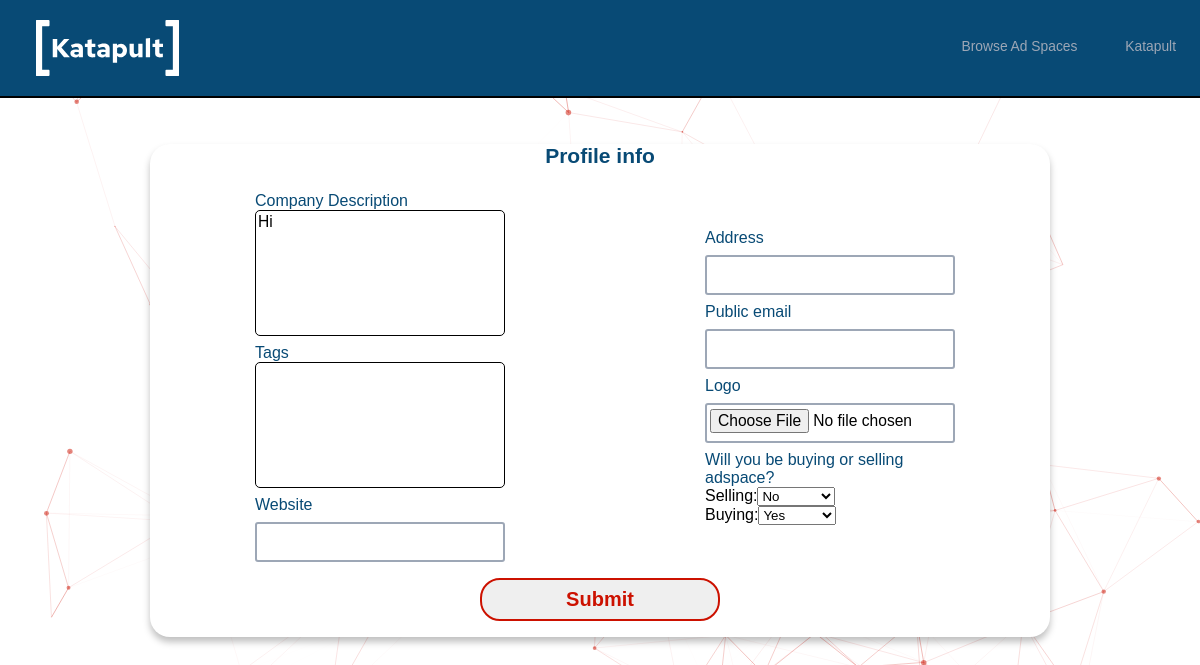
/more-info/ (signed in), run on an earlier commit of the app's database.
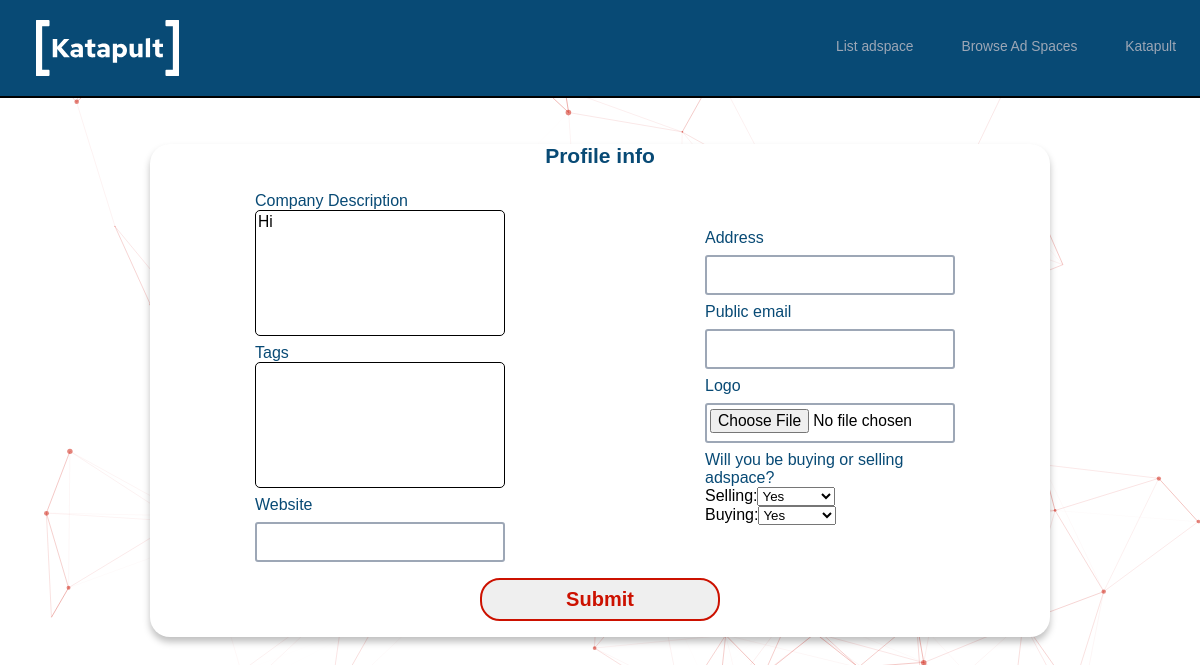
And on a later commit of the database.
### users/models.py (models this page shows, shortened)
class Account(AbstractBaseUser):
    username = None
    email = models.EmailField(verbose_name=_("Email"), max_length=150, unique=True)
    name = models.CharField(verbose_name=_("Company name"), max_length=150)
    date_joined = models.DateTimeField(verbose_name=_("date joined"), auto_now_add=True)
    last_login = models.DateTimeField(verbose_name=_("last login"), auto_now=True)
    phone = models.CharField(_("Phone number"), max_length=15)
    is_active = models.BooleanField(default=True)
    is_staff = models.BooleanField(default=False)
    is_admin = models.BooleanField(default=False)
    description = models.TextField(verbose_name=_("Company description"),blank=True, null=True)
    public_email = models.EmailField(verbose_name=_("Email"), blank=True, null=True)
    website = models.URLField(verbose_name=_("Website"),blank=True, null=True)
    tags = models.TextField(verbose_name=_("Tags"),blank=True, null=True)
    address = models.CharField(max_length=50,blank=True, null=True)
    logo = models.ImageField(blank=True, null=True)
    is_seller = models.BooleanField(default=True, blank=True, null=True)
    is_buyer = models.BooleanField(default=True,blank=True, null=True)
    USERNAME_FIELD = 'email'
    REQUIRED_FIELDS = ['name']
    objects = MyAccountManager()

### users/views.py (the view)
# urls.py: path("more-info/", user_views.more_info, name="more-info")
@login_required
def more_info(request):
    context = {}
    if request.method == "GET":
        context["form"] = MoreInfoForm(instance=request.user)
    else:
        form = MoreInfoForm(request.POST, instance=request.user)
        context["form"] = form
        if form.is_valid():
            user = form.save()
            return HttpResponseRedirect(reverse('profile'))
    return render(request, "users/moreinfo.html", context)

### users/forms.py
class MoreInfoForm(forms.ModelForm):
    class Meta:
        model = Account
        fields = ['description', 'logo', 'public_email', 'website', 'tags', 'address', 'is_seller', 'is_buyer']

### users/templates/users/moreinfo.html (shortened to what this page needs)
{% extends "main/layout.html" %}
{% load static %}
{% block main %}
<div class="full-width center-row-flex" id="particles-js">
  <div class="content-section" style="width: 75vw">
    <div class="hunnded-width">
      <div class="formtitle infotitle">Profile info</div>
    </div>
    <form method="POST">
      <div class="center-row-flex">
      <div class="column-center-flex" style="width: 37.5vw">
        <div class="hunned-width center-row-flex">
            <div class="formsection column-start-flex">
            <div class="formsubtitle start-row-flex">
                Company Description
            </div>
            <div class="start-row-flex">
                {{ form.description }}
            </div>
            </div>
        </div>
        <div class="hunned-width center-row-flex">
            <div class="formsection column-start-flex">
                <div class="formsubtitle start-row-flex">
                    Tags
                </div>
                <div class="start-row-flex">
                    {{ form.tags }}
                </div>
            </div>
        </div>
        <div class="hunned-width center-row-flex">
            <div class="formsection column-start-flex">
            <div class="formsubtitle start-row-flex">
                Website
            </div>
            <div class="start-row-flex">
                {{ form.website }}
            </div>
            </div>
        </div>
      </div>
      <div class="column-center-flex" style="width: 37.5vw">
        <div class="hunned-width center-row-flex">
            <div class="formsection column-start-flex">
            <div class="formsubtitle start-row-flex">
                Address
            </div>
            <div class="start-row-flex">
                {{ form.address }}
            </div>
            </div>
        </div>
        <div class="hunned-width center-row-flex">
            <div class="formsection column-start-flex">
            <div class="formsubtitle start-row-flex">
                Public email
            </div>
            <div class="start-row-flex">
                {{ form.public_email }}
            </div>
            </div>
        </div>
        <div class="hunned-width center-row-flex">
            <div class="formsection column-start-flex">
            <div class="formsubtitle start-row-flex">
                Logo
            </div>
            <div class="start-row-flex">
                {{ form.logo }}
            </div>
            </div>
        </div>
        <div class="hunned-width center-row-flex">
            <div class="formsection column-start-flex">
            <div class="formsubtitle start-row-flex">
                Will you be buying or selling adspace?
            </div>
            <div class="start-row-flex">
            Selling: {{ form.is_seller }}
            </div>
            <div class="start-row-flex">
                Buying: {{ form.is_buyer }}
            </div>
            </div>
        </div>
       </div>
      </div>
      <div class="hunned-width center-row-flex">
        <button type="submit" class="submitbtn">Submit</button>
      </div>
    </form>
  </div>
</div>
{% endblock %}

### main/templates/main/layout.html (shortened to what this page needs)
{% load static %}
<!DOCTYPE html>
<html lang="en">
<head>
    <link href="{% static 'main/styles.css' %}" rel="stylesheet" />
    <link rel="stylesheet" href="https://unpkg.com/aos@next/dist/aos.css" />
</head>
<body>
    <header class="justify start-row-flex">
        <div class="start-row-flex">
            <a href="/" style="color: black; text-decoration: none" class="start-row-flex">
                <img class="logo" src="{% static 'main/long-logo-white.svg' %}">
            </a>
        </div>
        <div class="end-row-flex">
            {% if user.is_authenticated %} {% if user.is_seller %}
            <a href="{% url 'sell' %}" style="color: black; text-decoration: none; height: 8vh" class="column-center-flex">
                <div class="nav-link">
                    List adspace
                </div>
            </a>
            {% endif %} {% if user.is_buyer %}
            <a href="{% url 'buy' %}" style="color: black; text-decoration: none; height: 8vh" class="column-center-flex">
                <div class="nav-link">
                    Browse Ad Spaces
                </div>
            </a>
            {% endif %} {% endif %}
            <div class="column-center-flex">
                {% if user.is_authenticated %}
                <div style="height: 8vh" class="dropdown column-center-flex">
                    <div class="nav-link">
                        {{ user.name }}
                    </div>
                </div>
                {% else %}
                <div class="nav-button">
                    <a class="invisible-link" href="{% url 'signup' %}">
            Get Started
          </a> {% endif %}
                </div>
            </div>
    </header>
    <div class="body-root">
        {% block main %} {% endblock %}
    </div>
</body>
</html>

### main/static/main/styles.css (style rules this page uses)
.center-row-flex { display: -webkit-flex; display: -ms-flexbox; display: flex; flex-direction: row; -webkit-flex-direction: row; -ms-flex-direction: row; -webkit-justify-content: center; -webkit-box-pack: center; justify-content: center; -webkit-align-items: center; -webkit-box-align: center; -moz-box-align: center; -ms-box-align: center; align-items: center; }
.start-row-flex { display: -webkit-flex; display: -ms-flexbox; display: flex; flex-direction: row; -webkit-flex-direction: row; -ms-flex-direction: row; -webkit-justify-content: flex-start; -webkit-box-pack: start; justify-content: flex-start; -webkit-align-items: flex-start; -webkit-box-align: start; -moz-box-align: start; -ms-box-align: start; align-items: flex-start; }
.end-row-flex { display: -webkit-flex; display: -ms-flexbox; display: flex; flex-direction: row; -webkit-flex-direction: row; -ms-flex-direction: row; -webkit-justify-content: flex-end; -webkit-box-pack: end; justify-content: flex-end; -webkit-align-items: flex-end; -webkit-box-align: end; -moz-box-align: end; -ms-box-align: end; align-items: flex-end; }
.column-start-flex { display: -webkit-flex; display: -ms-flexbox; display: flex; flex-direction: column; -webkit-flex-direction: column; -ms-flex-direction: column; -webkit-justify-content: flex-start; -webkit-box-pack: start; justify-content: flex-start; -webkit-align-items: flex-start; -webkit-box-align: start; -moz-box-align: start; -ms-box-align: start; align-items: flex-start; }
.column-center-flex { display: -webkit-flex; display: -ms-flexbox; display: flex; flex-direction: column; -webkit-flex-direction: column; -ms-flex-direction: column; -webkit-justify-content: center; -webkit-box-pack: center; justify-content: center; -webkit-align-items: center; -webkit-box-align: center; -moz-box-align: center; -ms-box-align: center; align-items: center; }
.full-width { width: 100vw; }
.justify { justify-content: space-between; }
body { margin: 0; font-family: 'Montserrat', sans-serif; }
header { position: fixed; width: 100vw; background-color: #084A75; z-index: 1000; height: 8vh; padding: 2vh 0vw; border-bottom: 2px solid black; }
.body-root { padding-top: 8vh; }
.logo { height: 7vh; margin: .5vh 0vw .5vh 3vw; }
.nav-link { margin: 1vh 2vw 0 2vw; font-weight: 500; font-size: 1.15vw; font-family: 'Montserrat', sans-serif; color: #9DA7B6; }
.dropdown .nav-link::after { display: none; }
.dropdown .nav-link { margin-bottom: calc(1vh + 3px); }
.nav-link::after { content: ''; display: block; width: 0; margin-top: 1vh; height: 3px; background: #084A75; transition: width .1s; }
.dropdown { position: relative; cursor: pointer; }
html { scroll-behavior: smooth; }
.hunned-width { width: 100%; }
.infotitle { font-family: 'Montserrat', sans-serif; font-weight: 600; color: #084A75; text-align: center; }
.content-section { background-color: white; margin-top: 10vh; width: 50vw; -moz-box-shadow: 0 5px 7px 0 rgba(0, 0, 0, 0.25); -webkit-box-shadow: 0 5px 7px 0 rgba(0, 0, 0, 0.25); box-shadow: 0 5px 7px 0 rgba(0, 0, 0, 0.25); border-radius: 20px; }
.formtitle { font-size: 1.75vw; margin-bottom: 2vh; }
.formsubtitle { color: #084A75; font-family: 'Montserrat', sans-serif; margin-top: 1vh; }
input { font-size: 1.3vw; padding: 0.5vh 0.25vw; margin-top: 1vh; height: 3.5vh; border: 2px solid #9DA7B6; border-radius: 3px; width: 20vw; }
.submitbtn { width: 20vw; color: #cc1100; margin: 0 1vw; font-family: 'Montserrat', sans-serif; font-weight: 600; font-size: 20px; border: 2px solid #cc1100; border-radius: 20px; padding: 1vh 1vw; cursor: pointer; margin: 2vh 0; }
textarea { resize: none; width: 20.3vw; height: 15vh; font-size: 1.3vw; border: 1px solid black; border-radius: 5px; font-family: 'Montserrat', sans-serif; }
.formsection { width: 20vw; }
a { color: inherit; }

What changed in the data, as far as the page shows it:
changed Account "Katapult": is_seller "No" → "Yes"
Also different on the page:
text now shown: "List adspace"
